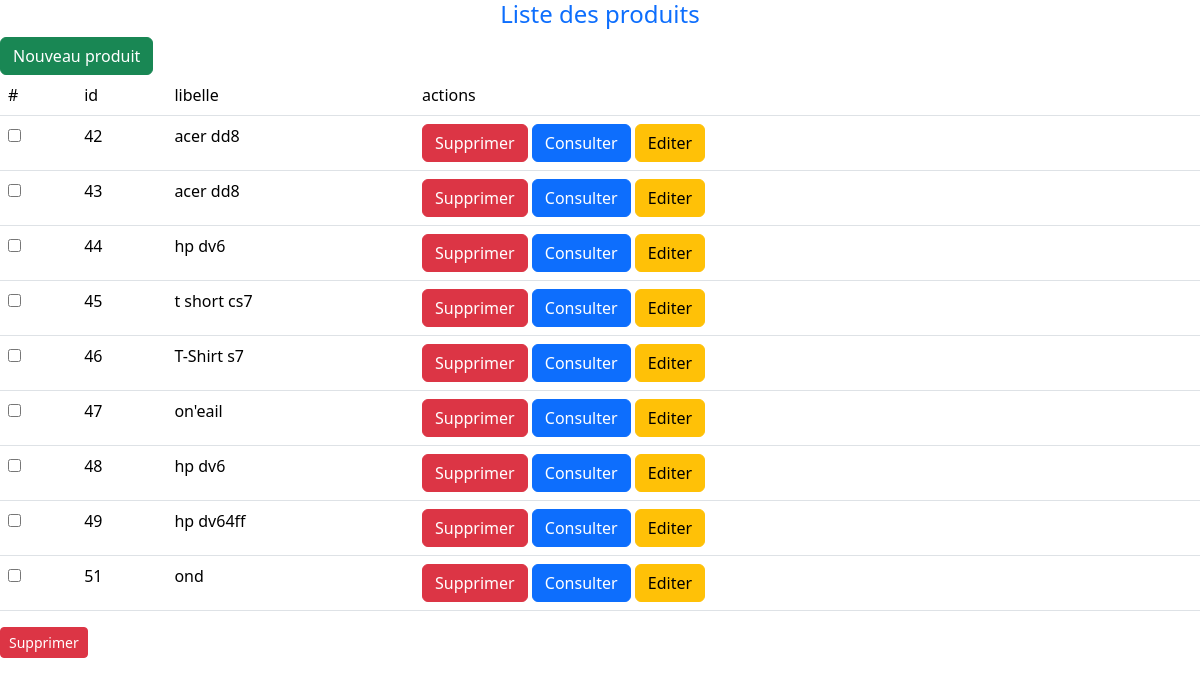
Page /di2-wk/crudwk/liste.php on the committed database.
### tables this page shows
CREATE TABLE IF NOT EXISTS `produit` (
  `id` int NOT NULL AUTO_INCREMENT,
  `libelle` varchar(100) DEFAULT NULL,
  `prix` float DEFAULT NULL,
  `chemin` varchar(250) DEFAULT NULL,
  PRIMARY KEY (`id`)
);

### di2-wk/crudwk/liste.php (the view, shortened to what this page needs)
<?php
$cnx = mysqli_connect("localhost", "root", "", "dbrevision1");
$result = mysqli_query($cnx, " SELECT * FROM produit ");
?>
<!DOCTYPE html>
<html lang="en">
<head>
    <link href="https://cdn.jsdelivr.net/npm/bootstrap@5.3.2/dist/css/bootstrap.min.css" rel="stylesheet">
</head>
<body>
    <h2 class="text-center text-primary fs-4">Liste des produits </h2>
    <a href="create.php" class="btn btn-success">Nouveau produit</a>
    <form action="deletem.php" method="post">
    <table class="table">
        <tr>
            <td>#</td>
            <td>id</td>
            <td>libelle</td>
            <td>actions</td>
        </tr>
        <?php while ($produit = $result->fetch_assoc()) { ?>
            <tr>
                <td><input type="checkbox" name="id[]" id="k<?=$produit['id']?>" value="<?=$produit['id']?>"></td>
                <td><?=$produit['id']?></td>
                <td><?=$produit['libelle']?></td>
                <td>
                <a onclick="return confirm('supprimer?') "  href="delete.php?id=<?=$produit['id']?>" class="btn btn-danger">Supprimer</a>
                 <a class="btn btn-primary" href="show.php?id=<?=$produit['id']?>">Consulter</a>
                 <a class="btn btn-warning" href="edit.php?id=<?=$produit['id']?>">Editer</a>
                </td>
            </tr>
        <?php } ?>
    </table>
    <div class="my-3">
        <button class="btn btn-sm btn-danger">Supprimer</button>
    </div>
    </form>
</body>
</html>

### rows in the picture
produit: id "42", libelle "acer dd8"
produit: id "43", libelle "acer dd8"
produit: id "44", libelle "hp dv6"
produit: id "45", libelle "t short cs7"
produit: id "46", libelle "T-Shirt s7"
produit: id "47", libelle "on'eail"
produit: id "48", libelle "hp dv6"
produit: id "49", libelle "hp dv64ff"
produit: id "51", libelle "ond"
